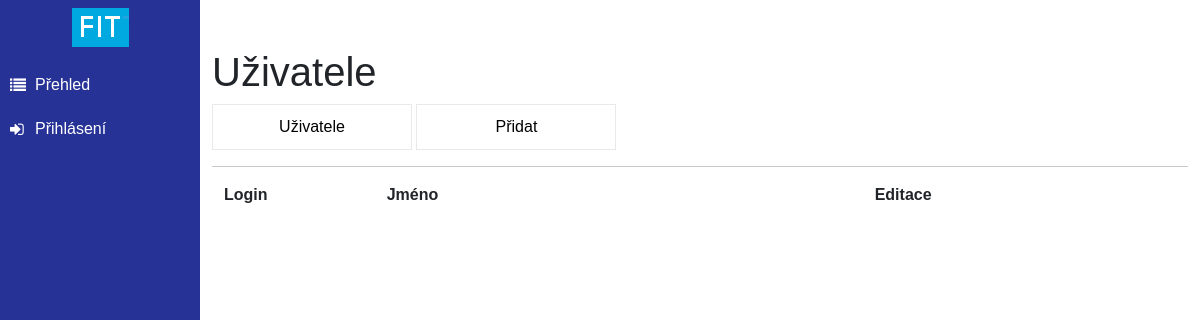
The app's page /pages/users.php, older data.
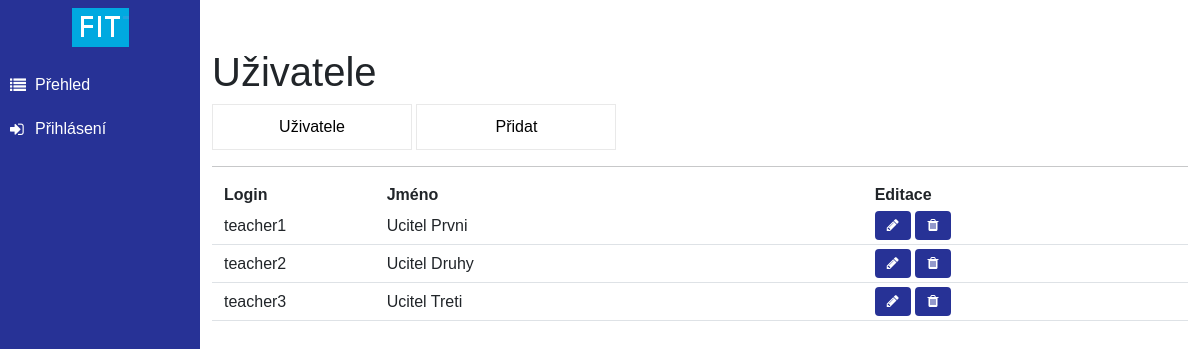
The same page, newer data.
### tables this page shows
CREATE TABLE IF NOT EXISTS `uzivatel` (
  `ID` INT NOT NULL AUTO_INCREMENT,
  `login` VARCHAR(45) NULL,
  `heslo` VARCHAR(80) NULL,
  `rodne_cislo` VARCHAR(45) NULL,
  `jmeno` VARCHAR(45) NULL,
  `prijmeni` VARCHAR(45) NULL,
  `datum_narozeni` DATETIME NULL,
  `adresa` VARCHAR(45) NULL,
  `email` VARCHAR(45) NULL,
  `role` INT NULL,
  PRIMARY KEY (`ID`));

### services/permission_service.php (called while the page is built, shortened)
<?php
require_once __DIR__ . '/../data/repository_factory.php';
class PermissionService
{
    public static function isUserLoggedIn(): bool
    {
        return isset($_SESSION['user_id']) && isset($_SESSION['role']);
    }
}

### data/repository_factory.php (called while the page is built)
<?php
require_once 'repository.php';
class RepositoryFactory
{
    public static function create(): Repository
    {
        return new Repository('localhost', 'root', '', 'mydb');
    }
}

### data/repository.php (called while the page is built, shortened)
<?php
class Repository
{
    private $conn;
    function __construct($servername, $username, $password, $dbname)
    {
        $this->conn = new mysqli($servername, $username, $password, $dbname) or die("Connection failed: " . mysqli_connect_error());
    }
    private function getSelectorString(array $selector) : string
    {
        if ($selector == []) {
            return "*";
        }
        $ret_str = "";
        $ret_str = rtrim($ret_str, ", ");
        return $ret_str;
    }
    function getAll(string $table, array $selector = []) : array
    {
        $sql = "SELECT " . $this->getSelectorString($selector) . " FROM $table";
        $result = $this->conn->query($sql);
        if ($result->num_rows > 0) {
            return $result->fetch_all(MYSQLI_ASSOC);
        } else {
            return [];
        }
    }
}

### pages/users.php (the view, shortened to what this page needs)
<?php
    require_once '../common/common.php';
    require_once '../data/repository_factory.php';
    require_once '../services/permission_service.php';
    $repository = RepositoryFactory::create();
    $users = $repository->getAll('uzivatel');
    make_header('WIS - uživatele', 'requests');
?>
<body>
    <div class="wrapper d-flex">
        <header>
            <?php include __DIR__ . '/menu.php'; ?>
        </header>
        <main>
            <div class="container profile d-flex flex-column h-auto py-5">
                <h1>Uživatele</h1>
                <nav>
                    <a href="?view=users" class="type">Uživatele</a>
                    <a href="register.php" class="type">Přidat</a>
                </nav>
                <hr>
                <div class="container w-100 h-100">
                    <div class="row fw-bold">
                        <div class="col-2">Login</div>
                        <div class="col-6">Jméno</div>
                        <div class="col-4">Editace</div>
                    </div>
                    <?php foreach ($users as $user): ?>
                        <div class="row align-items-center py-1 border-bottom">
                            <div class="col-2"><?= htmlspecialchars($user['login']) ?></div>
                            <div class="col-6"><?= htmlspecialchars($user['jmeno'] . ' ' . $user['prijmeni']) ?></div>
                            <div class="col-4">
                                <a href="profile_edit.php?id=<?= $user['ID'] ?>" class="btn btn-sm">
                                    <i class="fa fa-pencil"></i>
                                </a>
                                <form action="actions/delete_user_action.php" method="post" style="display:inline">
                                    <button type="submit" class="btn btn-sm">
                                        <i class="fa fa-trash"></i>
                                    </button>
                                </form>
                            </div>
                        </div>
                    <?php endforeach; ?>
                </div>
            </div>
        </main>
</body>
</html>

### common/common.php (shortened to what this page needs)
<?php
    function make_header($title, $file) { ?>
        <!DOCTYPE html>
        <html lang="en">
        <head>
            <link href="https://cdn.jsdelivr.net/npm/bootstrap@5.3.2/dist/css/bootstrap.min.css" rel="stylesheet">
            <link rel="stylesheet" href="https://cdnjs.cloudflare.com/ajax/libs/font-awesome/4.7.0/css/font-awesome.min.css">
            <link rel="stylesheet" href="../assets/css/main.css">
            <link rel="stylesheet" href="../assets/css/<?php echo $file?>.css">
        </head>
        <body>
    <?php
    }
?>

### pages/menu.php (shortened to what this page needs)
<?php
require_once __DIR__ . '/../services/permission_service.php';
?>
<nav class="navbar">
    <div class="container-fluid d-flex justify-content-center p-0 gap-3">
        <a href="overview.php"><img src="../assets/img/logo.png" alt="FIT VUT logo" class="logo align-self-center"></a>
        <ul class="navbar-nav">
            <li class="nav-item <?php echo (basename($_SERVER['PHP_SELF']) == 'overview.php') ? 'active' : ''; ?>">
                <a href="overview.php">
                    <i class="fa fa-list"></i>
                    Přehled
                </a>
            </li>
            <?php if (!PermissionService::isUserLoggedIn()) { ?>
            <li class="nav-item <?php if(basename($_SERVER['PHP_SELF']) == 'login.php') echo 'active' ?>">
                <a href="login.php">
                    <i class="fa fa-sign-in"></i>
                    Přihlásení
                </a>
            </li>
            <?php } ?>
        </ul>
    </div>
</nav>

### assets/css/main.css (style rules this page uses)
:root { --color-primary: rgb(39, 50, 150); --color-secondary: rgb(36, 162, 207); --color-gray: rgb(233, 233, 233); }
* { margin: 0; padding: 0; font-size: 16px; }
i { color: white; width: 20px; }
a { color: var(--color-primary); text-decoration: none; }
header { height: 100vh; width: 200px; background-color: var(--color-primary); position: static; }
.wrapper { min-height: 100vh; }
body { box-sizing: border-box; font-family: Arial, Helvetica, sans-serif; font-weight: 400; height: 100vh; }
main { flex: 1; }
.logo { max-width: 100px; }
.navbar { display: flex; flex-direction: column; border: none; justify-content: space-between; height: 100vh; }
.navbar-nav { display: flex; flex-direction: column; width: 100%; }
.nav-item { list-style-type: none; padding: 10px; transition: .5s ease; }
.nav-item a { display: flex; gap: 5px; align-items: center; color: rgb(255, 255, 255); font-size: 16px; text-decoration: none; }
.btn { background-color: var(--color-primary); border: none; transition: 0.3s ease; }

### assets/css/requests.css (style rules this page uses)
.type { font-weight: normal; display: inline-block; width: 200px; text-decoration: none; padding: 10px; color: black; border: 1px solid var(--color-gray); text-align: center; }

Row changes from the older to the newer data that the page shows:
added uzivatel: login "teacher1", jmeno+prijmeni "Ucitel Prvni"
added uzivatel: login "teacher2", jmeno+prijmeni "Ucitel Druhy"
added uzivatel: login "teacher3", jmeno+prijmeni "Ucitel Treti"
